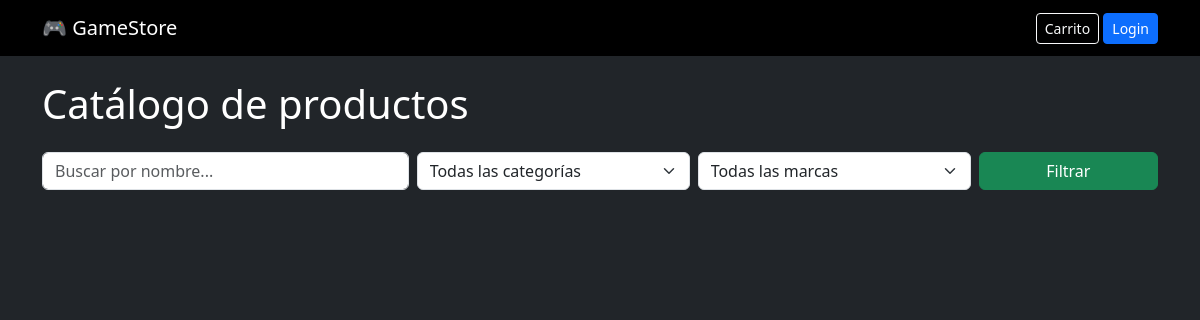
Before: /productos.php with the older database file.
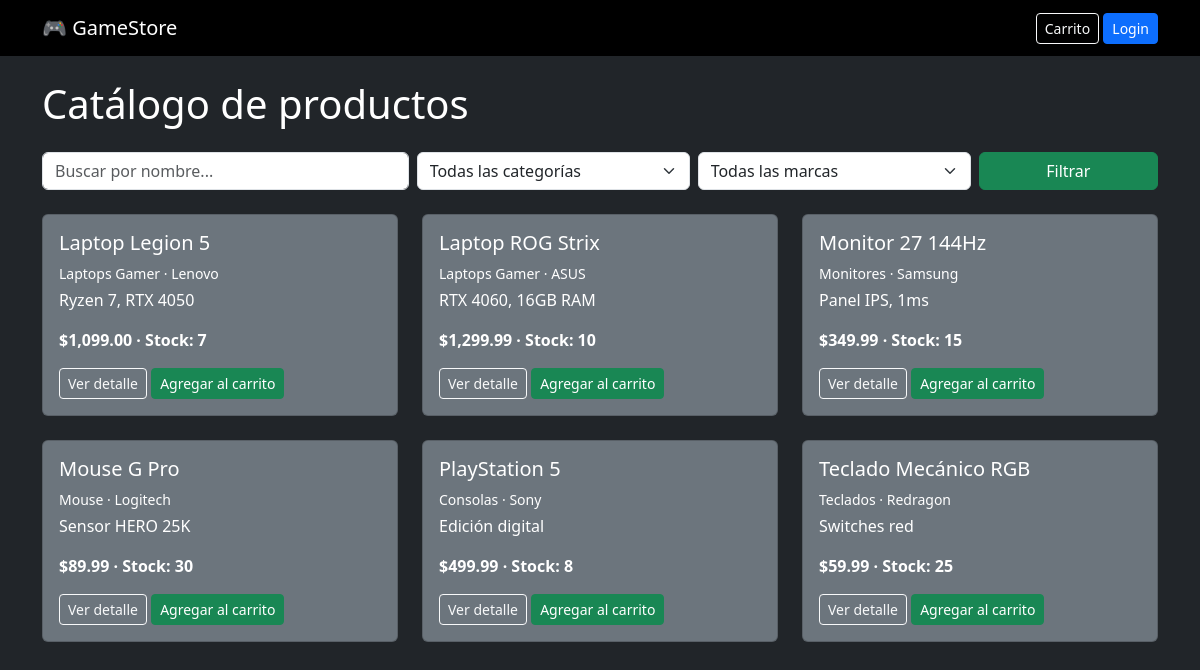
After: the same page with the newer database file.
### tables this page shows
CREATE TABLE producto (

    id_producto INT AUTO_INCREMENT PRIMARY KEY,

    id_categoria INT NOT NULL,

    nombre VARCHAR(150) NOT NULL,

    marca VARCHAR(100),

    descripcion TEXT,

    precio DECIMAL(10,2) NOT NULL,

    stock INT DEFAULT 0,

    imagen VARCHAR(255),

    estado ENUM('activo','inactivo') DEFAULT 'activo',

    FOREIGN KEY (id_categoria)
    REFERENCES categoria(id_categoria)

);

CREATE TABLE categoria (

    id_categoria INT AUTO_INCREMENT PRIMARY KEY,

    nombre_categoria VARCHAR(100) NOT NULL,

    descripcion TEXT

);

### productos.php (the view, shortened to what this page needs)
<?php
include 'config/conexion.php';
$buscar = trim($_GET['buscar'] ?? '');
$sql = "SELECT p.*, c.nombre_categoria
        FROM producto p
        LEFT JOIN categoria c ON p.id_categoria = c.id_categoria
        WHERE p.estado = 'activo'";
$sql .= " ORDER BY p.nombre";
$stmt = $conexion->prepare($sql);
$stmt->execute();
$productos = $stmt->get_result();
?>
<!DOCTYPE html>
<html lang="es">
<head>
    <link href="https://cdn.jsdelivr.net/npm/bootstrap@5.3.3/dist/css/bootstrap.min.css" rel="stylesheet">
</head>
<body class="bg-dark text-white">
<nav class="navbar navbar-dark bg-black mb-4">
    <div class="container">
        <a class="navbar-brand" href="index.php">🎮 GameStore</a>
        <div>
            <a href="cliente/carrito.php" class="btn btn-outline-light btn-sm">Carrito</a>
            <?php if (isset($_SESSION['id_usuario'])): ?>
                <a href="cliente/favoritos.php" class="btn btn-warning btn-sm">Favoritos</a>
                <a href="cliente/compras.php" class="btn btn-info btn-sm">Mis compras</a>
                <a href="auth/logout.php" class="btn btn-danger btn-sm">Salir</a>
            <?php else: ?>
                <a href="auth/login.php" class="btn btn-primary btn-sm">Login</a>
            <?php endif; ?>
        </div>
    </div>
</nav>
<div class="container">
    <h1 class="mb-4">Catálogo de productos</h1>
    <form class="row g-2 mb-4" method="GET">
        <div class="col-md-4">
            <input type="text" name="buscar" class="form-control" placeholder="Buscar por nombre..." value="<?= htmlspecialchars($buscar) ?>">
        </div>
        <div class="col-md-3">
            <select name="categoria" class="form-select">
                <option value="0">Todas las categorías</option>
            </select>
        </div>
        <div class="col-md-3">
            <select name="marca" class="form-select">
                <option value="">Todas las marcas</option>
            </select>
        </div>
        <div class="col-md-2">
            <button class="btn btn-success w-100">Filtrar</button>
        </div>
    </form>
    <div class="row">
        <?php while ($p = $productos->fetch_assoc()): ?>
            <div class="col-md-4 mb-4">
                <div class="card bg-secondary text-white h-100">
                    <div class="card-body">
                        <h5><?= htmlspecialchars($p['nombre']) ?></h5>
                        <p class="small mb-1"><?= htmlspecialchars($p['nombre_categoria'] ?? '') ?> · <?= htmlspecialchars($p['marca'] ?? '') ?></p>
                        <p><?= htmlspecialchars($p['descripcion'] ?? '') ?></p>
                        <p class="fw-bold">$<?= number_format((float) $p['precio'], 2) ?> · Stock: <?= (int) $p['stock'] ?></p>
                        <a href="producto.php?id=<?= $p['id_producto'] ?>" class="btn btn-outline-light btn-sm">Ver detalle</a>
                        <a href="productos.php?agregar=<?= $p['id_producto'] ?>" class="btn btn-success btn-sm">Agregar al carrito</a>
                    </div>
                </div>
            </div>
        <?php endwhile; ?>
    </div>
</div>
</body>
</html>

Changed rows visible on the page:
added producto: nombre "Laptop Legion 5", id_categoria.nombre_categoria "Laptops Gamer", marca "Lenovo", descripcion "Ryzen 7, RTX 4050", precio "1,099.00", stock "7"
added producto: nombre "Laptop ROG Strix", id_categoria.nombre_categoria "Laptops Gamer", marca "ASUS", descripcion "RTX 4060, 16GB RAM", precio "1,299.99", stock "10"
added producto: nombre "Monitor 27 144Hz", id_categoria.nombre_categoria "Monitores", marca "Samsung", descripcion "Panel IPS, 1ms", precio "349.99", stock "15"
added producto: nombre "Mouse G Pro", id_categoria.nombre_categoria "Mouse", marca "Logitech", descripcion "Sensor HERO 25K", precio "89.99", stock "30"
added producto: nombre "PlayStation 5", id_categoria.nombre_categoria "Consolas", marca "Sony", descripcion "Edición digital", precio "499.99", stock "8"
added producto: nombre "Teclado Mecánico RGB", id_categoria.nombre_categoria "Teclados", marca "Redragon", descripcion "Switches red", precio "59.99", stock "25"
